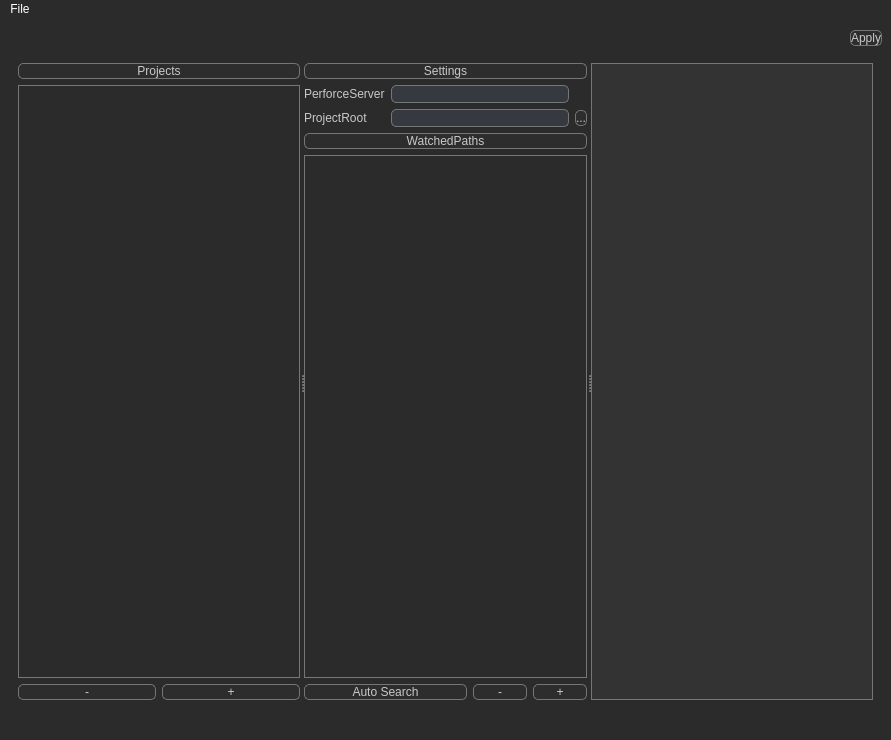
<?xml version="1.0" encoding="UTF-8"?>
<ui version="4.0">
 <class>MainWindow</class>
 <widget class="QMainWindow" name="MainWindow">
  <property name="geometry">
   <rect>
    <x>0</x>
    <y>0</y>
    <width>891</width>
    <height>740</height>
   </rect>
  </property>
  <property name="windowTitle">
   <string>MainWindow</string>
  </property>
  <property name="styleSheet">
   <string notr="true">/* Widget -----------------------------------------*/
QWidget {
	background-color: #2b2b2b;
    outline: 0px;
}

/* Tree -----------------------------------------*/

QTreeView {
	background-color: #333333;
    outline: 0px;
    border: 1px solid rgb(117, 118, 118);
}

QTreeView::item {
    color:#d4d4d4;
	/*background-color: #323232;*/
	height:30px;

}

QTreeView::item:selected {
    background-color: #5285a6;
}

QHeaderView::section {
    font: 10pt &quot;Consolas&quot;;
    height:25px;
    color:#FFFFFF;
    background:#5285a6;
    border-left:0px solid gray;
    border-right:1px solid gray;
    border-top:0px solid gray;
    border-bottom:0px solid gray;
}
/* LsitView -----------------------------------------*/
QListView {
	background-color: #333333;
    outline: 0px;
    border: 1px solid rgb(117, 118, 118);
}

/* Label -----------------------------------------*/
QLabel {
	color: #c8c8c8;
	font: 11pt &quot;Consolas&quot;;
}

/* LineEdit -----------------------------------------*/
QLineEdit {
    color: #c8c8c8;
    font: 11pt &quot;Consolas&quot;;
    border-radius: 5px;
    border: 1px solid rgb(117, 118, 118);
    background-color: #36393f;

}


/* QPushButton -----------------------------------------*/
QPushButton{
	color: #c8c8c8;
    font: 11pt &quot;Consolas&quot;;
    border-radius: 5px;
    border: 1px solid rgb(117, 118, 118);
    background-color: #2d2d2d;
    background-repeat: no-repeat;
    background-position: left center;
}
QPushButton:hover { background-color: #262626; border-style: solid; border-radius: 5px; }
QPushButton:pressed { background-color: #1a1a1a; border-style: solid; border-radius: 5px; }


QMenuBar{
    color: #ffffff;
}

QStatusBar{
    color: #ffffff;
}
/* QListView -----------------------------------------*/
QListView {
    color: #c8c8c8;
    font: 11pt &quot;Consolas&quot;;
	/* 背景色 */
	background-color:#2b2b2b;

	/* 行与行之间交替颜色不同 */
	/* setAlternatingRowColors(true); */
	alternate-background-color:#404040;

	/* 设置是否选中时,整行都高亮显示 */
	show-decoration-selected:1;
}

/* 行与行之间交替颜色不同 */
/* setAlternatingRowColors(true); */
QListView::item:alternate {
	background:#EEEEEE;
}

/* 当条目被选中时 */
QListView::item:selected {
	border:2px solid #6a6ea9;
}

/* 当条目被选中,并且不是有效的 */
QListView::item::selected:!active {
	background:qlineargradient(x1:0, y1:0,x2:1,y2:0, stop:0 #6a6ea9, stop:1 #888dd9);
}

/* 鼠标县浮在条目上 */
QListView::item::hover {
	background:qlineargradient(x1:0, y1:0,x2:1,y2:0, stop:0 #000000, stop:1 #FFFFFF);
}</string>
  </property>
  <widget class="QWidget" name="centralwidget">
   <property name="styleSheet">
    <string notr="true"/>
   </property>
   <layout class="QVBoxLayout" name="verticalLayout_4" stretch="1,50">
    <item>
     <layout class="QHBoxLayout" name="horizontalLayout_2" stretch="0,0">
      <item>
       <spacer name="horizontalSpacer">
        <property name="orientation">
         <enum>Qt::Horizontal</enum>
        </property>
        <property name="sizeHint" stdset="0">
         <size>
          <width>40</width>
          <height>20</height>
         </size>
        </property>
       </spacer>
      </item>
      <item>
       <widget class="QPushButton" name="Btn_apply">
        <property name="text">
         <string>Apply</string>
        </property>
       </widget>
      </item>
     </layout>
    </item>
    <item>
     <widget class="QWidget" name="widget" native="true">
      <layout class="QVBoxLayout" name="verticalLayout_3">
       <item>
        <widget class="QSplitter" name="splitter">
         <property name="orientation">
          <enum>Qt::Horizontal</enum>
         </property>
         <widget class="QWidget" name="layoutWidget">
          <layout class="QVBoxLayout" name="verticalLayout">
           <item>
            <widget class="QPushButton" name="Btn_Projects">
             <property name="styleSheet">
              <string notr="true"/>
             </property>
             <property name="text">
              <string>Projects</string>
             </property>
            </widget>
           </item>
           <item>
            <widget class="QListView" name="Lv_Projects"/>
           </item>
           <item>
            <layout class="QHBoxLayout" name="horizontalLayout">
             <item>
              <widget class="QPushButton" name="Btn_deleteProject">
               <property name="styleSheet">
                <string notr="true"/>
               </property>
               <property name="text">
                <string>-</string>
               </property>
              </widget>
             </item>
             <item>
              <widget class="QPushButton" name="Btn_addProject">
               <property name="styleSheet">
                <string notr="true"/>
               </property>
               <property name="text">
                <string>+</string>
               </property>
              </widget>
             </item>
            </layout>
           </item>
          </layout>
         </widget>
         <widget class="QWidget" name="layoutWidget">
          <layout class="QVBoxLayout" name="verticalLayout_2">
           <item>
            <widget class="QPushButton" name="pushButton_4">
             <property name="styleSheet">
              <string notr="true"/>
             </property>
             <property name="text">
              <string>Settings</string>
             </property>
            </widget>
           </item>
           <item>
            <layout class="QGridLayout" name="gridLayout">
             <item row="0" column="0">
              <widget class="QLabel" name="label">
               <property name="text">
                <string>PerforceServer</string>
               </property>
              </widget>
             </item>
             <item row="0" column="1">
              <widget class="QLineEdit" name="Line_Server"/>
             </item>
             <item row="1" column="0">
              <widget class="QLabel" name="label_2">
               <property name="text">
                <string>ProjectRoot</string>
               </property>
              </widget>
             </item>
             <item row="1" column="1">
              <widget class="QLineEdit" name="Line_ProjRoot"/>
             </item>
             <item row="1" column="2">
              <widget class="QPushButton" name="Btn_BrowserRoot">
               <property name="styleSheet">
                <string notr="true"/>
               </property>
               <property name="text">
                <string>...</string>
               </property>
              </widget>
             </item>
            </layout>
           </item>
           <item>
            <widget class="QPushButton" name="pushButton_6">
             <property name="styleSheet">
              <string notr="true"/>
             </property>
             <property name="text">
              <string>WatchedPaths</string>
             </property>
            </widget>
           </item>
           <item>
            <widget class="QListView" name="Lv_LibPath"/>
           </item>
           <item>
            <layout class="QHBoxLayout" name="horizontalLayout_5" stretch="3,1,1">
             <item>
              <widget class="QPushButton" name="Btn_Search">
               <property name="styleSheet">
                <string notr="true"/>
               </property>
               <property name="text">
                <string>Auto Search</string>
               </property>
              </widget>
             </item>
             <item>
              <widget class="QPushButton" name="Btn_deleteWatchPath">
               <property name="styleSheet">
                <string notr="true"/>
               </property>
               <property name="text">
                <string>-</string>
               </property>
              </widget>
             </item>
             <item>
              <widget class="QPushButton" name="Btn_addWatchPath">
               <property name="styleSheet">
                <string notr="true"/>
               </property>
               <property name="text">
                <string>+</string>
               </property>
              </widget>
             </item>
            </layout>
           </item>
          </layout>
         </widget>
         <widget class="QTreeView" name="treeView"/>
        </widget>
       </item>
      </layout>
     </widget>
    </item>
   </layout>
  </widget>
  <widget class="QMenuBar" name="menubar">
   <property name="geometry">
    <rect>
     <x>0</x>
     <y>0</y>
     <width>891</width>
     <height>23</height>
    </rect>
   </property>
   <widget class="QMenu" name="menuFile">
    <property name="title">
     <string>File</string>
    </property>
   </widget>
   <addaction name="menuFile"/>
  </widget>
  <widget class="QStatusBar" name="statusbar"/>
 </widget>
 <resources/>
 <connections/>
</ui>
